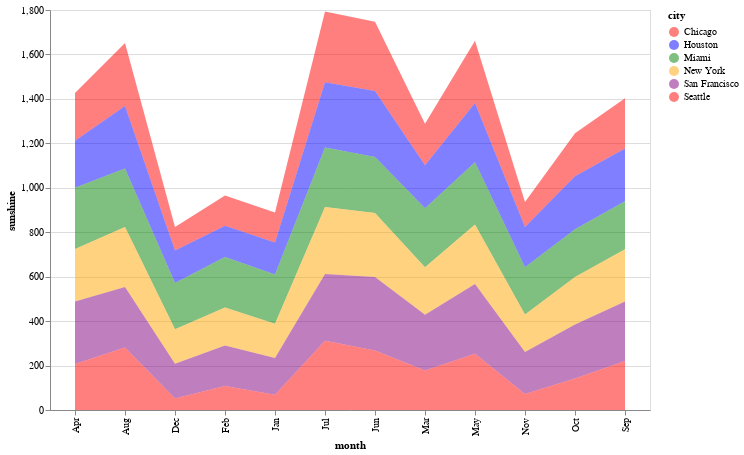

The notebook cell this image was saved under:
### Code cell
import altair as alt
import pandas as pd

# Define the colors for each city
city_colors = {
    'Chicago': 'red',
    'Houston': 'blue',
    'Miami': 'green',
    'New York': 'orange',
    'San Francisco': 'purple'
}

# Read the data into a Pandas DataFrame
df = pd.read_csv(url)

# Define the chart
chart = alt.Chart(df).mark_area(opacity=0.5).encode(
    x='month:N',
    y='sunshine:Q',
    color=alt.Color('city:N', scale=alt.Scale(range=list(city_colors.values())))
).properties(
    width=600,
    height=400
)

# Show the chart
chart

### Figure 1 — Vega-Lite specification as saved in the notebook (floating-point values rounded to 4 significant figures)
{"config": {"view": {"continuousWidth": 300, "continuousHeight": 300}}, "data": {"name": "data-162638687fd33f296a3b88b07ba677ef"}, "mark": {"type": "area", "opacity": 0.5}, "encoding": {"color": {"field": "city", "scale": {"range": ["red", "blue", "green", "orange", "purple"]}, "type": "nominal"}, "x": {"field": "month", "type": "nominal"}, "y": {"field": "sunshine", "type": "quantitative"}}, "height": 400, "width": 600, "$schema": "https://vega.github.io/schema/vega-lite/v5.15.1.json", "datasets": {"data-162638687fd33f296a3b88b07ba677ef": [{"city": "Chicago", "lon": -87.62, "lat": 41.88, "month": "Jan", "monthnum": 0, "sunshine": 135}, {"city": "Chicago", "lon": -87.62, "lat": 41.88, "month": "Feb", "monthnum": 1, "sunshine": 136}, {"city": "Chicago", "lon": -87.62, "lat": 41.88, "month": "Mar", "monthnum": 2, "sunshine": 187}, {"city": "Chicago", "lon": -87.62, "lat": 41.88, "month": "Apr", "monthnum": 3, "sunshine": 215}, {"city": "Chicago", "lon": -87.62, "lat": 41.88, "month": "May", "monthnum": 4, "sunshine": 281}, {"city": "Chicago", "lon": -87.62, "lat": 41.88, "month": "Jun", "monthnum": 5, "sunshine": 311}, {"city": "Chicago", "lon": -87.62, "lat": 41.88, "month": "Jul", "monthnum": 6, "sunshine": 318}, {"city": "Chicago", "lon": -87.62, "lat": 41.88, "month": "Aug", "monthnum": 7, "sunshine": 283}, {"city": "Chicago", "lon": -87.62, "lat": 41.88, "month": "Sep", "monthnum": 8, "sunshine": 226}, {"city": "Chicago", "lon": -87.62, "lat": 41.88, "month": "Oct", "monthnum": 9, "sunshine": 193}, {"city": "Chicago", "lon": -87.62, "lat": 41.88, "month": "Nov", "monthnum": 10, "sunshine": 113}, {"city": "Chicago", "lon": -87.62, "lat": 41.88, "month": "Dec", "monthnum": 11, "sunshine": 106}, {"city": "Houston", "lon": -95.36, "lat": 29.75, "month": "Jan", "monthnum": 0, "sunshine": 144}, {"city": "Houston", "lon": -95.36, "lat": 29.75, "month": "Feb", "monthnum": 1, "sunshine": 141}, {"city": "Houston", "lon": -95.36, "lat": 29.75, "month": "Mar", "monthnum": 2, "sunshine": 193}, {"city": "Houston", "lon": -95.36, "lat": 29.75, "month": "Apr", "monthnum": 3, "sunshine": 212}, {"city": "Houston", "lon": -95.36, "lat": 29.75, "month": "May", "monthnum": 4, "sunshine": 266}, {"city": "Houston", "lon": -95.36, "lat": 29.75, "month": "Jun", "monthnum": 5, "sunshine": 298}, {"city": "Houston", "lon": -95.36, "lat": 29.75, "month": "Jul", "monthnum": 6, "sunshine": 294}, {"city": "Houston", "lon": -95.36, "lat": 29.75, "month": "Aug", "monthnum": 7, "sunshine": 281}, {"city": "Houston", "lon": -95.36, "lat": 29.75, "month": "Sep", "monthnum": 8, "sunshine": 238}, {"city": "Houston", "lon": -95.36, "lat": 29.75, "month": "Oct", "monthnum": 9, "sunshine": 239}, {"city": "Houston", "lon": -95.36, "lat": 29.75, "month": "Nov", "monthnum": 10, "sunshine": 181}, {"city": "Houston", "lon": -95.36, "lat": 29.75, "month": "Dec", "monthnum": 11, "sunshine": 146}, {"city": "Miami", "lon": -80.19, "lat": 25.76, "month": "Jan", "monthnum": 0, "sunshine": 222}, {"city": "Miami", "lon": -80.19, "lat": 25.76, "month": "Feb", "monthnum": 1, "sunshine": 227}, {"city": "Miami", "lon": -80.19, "lat": 25.76, "month": "Mar", "monthnum": 2, "sunshine": 266}, {"city": "Miami", "lon": -80.19, "lat": 25.76, "month": "Apr", "monthnum": 3, "sunshine": 275}, {"city": "Miami", "lon": -80.19, "lat": 25.76, "month": "May", "monthnum": 4, "sunshine": 280}, {"city": "Miami", "lon": -80.19, "lat": 25.76, "month": "Jun", "monthnum": 5, "sunshine": 251}, {"city": "Miami", "lon": -80.19, "lat": 25.76, "month": "Jul", "monthnum": 6, "sunshine": 267}, {"city": "Miami", "lon": -80.19, "lat": 25.76, "month": "Aug", "monthnum": 7, "sunshine": 263}, {"city": "Miami", "lon": -80.19, "lat": 25.76, "month": "Sep", "monthnum": 8, "sunshine": 216}, {"city": "Miami", "lon": -80.19, "lat": 25.76, "month": "Oct", "monthnum": 9, "sunshine": 215}, {"city": "Miami", "lon": -80.19, "lat": 25.76, "month": "Nov", "monthnum": 10, "sunshine": 212}, {"city": "Miami", "lon": -80.19, "lat": 25.76, "month": "Dec", "monthnum": 11, "sunshine": 209}, {"city": "New York", "lon": -73.94, "lat": 40.73, "month": "Jan", "monthnum": 0, "sunshine": 154}, {"city": "New York", "lon": -73.94, "lat": 40.73, "month": "Feb", "monthnum": 1, "sunshine": 171}, {"city": "New York", "lon": -73.94, "lat": 40.73, "month": "Mar", "monthnum": 2, "sunshine": 213}, {"city": "New York", "lon": -73.94, "lat": 40.73, "month": "Apr", "monthnum": 3, "sunshine": 237}, {"city": "New York", "lon": -73.94, "lat": 40.73, "month": "May", "monthnum": 4, "sunshine": 268}, {"city": "New York", "lon": -73.94, "lat": 40.73, "month": "Jun", "monthnum": 5, "sunshine": 289}, {"city": "New York", "lon": -73.94, "lat": 40.73, "month": "Jul", "monthnum": 6, "sunshine": 302}, {"city": "New York", "lon": -73.94, "lat": 40.73, "month": "Aug", "monthnum": 7, "sunshine": 271}, {"city": "New York", "lon": -73.94, "lat": 40.73, "month": "Sep", "monthnum": 8, "sunshine": 235}, {"city": "New York", "lon": -73.94, "lat": 40.73, "month": "Oct", "monthnum": 9, "sunshine": 213}, {"city": "New York", "lon": -73.94, "lat": 40.73, "month": "Nov", "monthnum": 10, "sunshine": 169}, {"city": "New York", "lon": -73.94, "lat": 40.73, "month": "Dec", "monthnum": 11, "sunshine": 155}, {"city": "San Francisco", "lon": -122.4, "lat": 37.73, "month": "Jan", "monthnum": 0, "sunshine": 165}, {"city": "San Francisco", "lon": -122.4, "lat": 37.73, "month": "Feb", "monthnum": 1, "sunshine": 182}, {"city": "San Francisco", "lon": -122.4, "lat": 37.73, "month": "Mar", "monthnum": 2, "sunshine": 251}, {"city": "San Francisco", "lon": -122.4, "lat": 37.73, "month": "Apr", "monthnum": 3, "sunshine": 281}, {"city": "San Francisco", "lon": -122.4, "lat": 37.73, "month": "May", "monthnum": 4, "sunshine": 314}, {"city": "San Francisco", "lon": -122.4, "lat": 37.73, "month": "Jun", "monthnum": 5, "sunshine": 330}, {"city": "San Francisco", "lon": -122.4, "lat": 37.73, "month": "Jul", "monthnum": 6, "sunshine": 300}, {"city": "San Francisco", "lon": -122.4, "lat": 37.73, "month": "Aug", "monthnum": 7, "sunshine": 272}, {"city": "San Francisco", "lon": -122.4, "lat": 37.73, "month": "Sep", "monthnum": 8, "sunshine": 267}, {"city": "San Francisco", "lon": -122.4, "lat": 37.73, "month": "Oct", "monthnum": 9, "sunshine": 243}, {"city": "San Francisco", "lon": -122.4, "lat": 37.73, "month": "Nov", "monthnum": 10, "sunshine": 189}, {"city": "San Francisco", "lon": -122.4, "lat": 37.73, "month": "Dec", "monthnum": 11, "sunshine": 156}, {"city": "Seattle", "lon": -122.3, "lat": 47.61, "month": "Jan", "monthnum": 0, "sunshine": 69}, {"city": "Seattle", "lon": -122.3, "lat": 47.61, "month": "Feb", "monthnum": 1, "sunshine": 108}, {"city": "Seattle", "lon": -122.3, "lat": 47.61, "month": "Mar", "monthnum": 2, "sunshine": 178}, {"city": "Seattle", "lon": -122.3, "lat": 47.61, "month": "Apr", "monthnum": 3, "sunshine": 207}, {"city": "Seattle", "lon": -122.3, "lat": 47.61, "month": "May", "monthnum": 4, "sunshine": 253}, {"city": "Seattle", "lon": -122.3, "lat": 47.61, "month": "Jun", "monthnum": 5, "sunshine": 268}, {"city": "Seattle", "lon": -122.3, "lat": 47.61, "month": "Jul", "monthnum": 6, "sunshine": 312}, {"city": "Seattle", "lon": -122.3, "lat": 47.61, "month": "Aug", "monthnum": 7, "sunshine": 281}, {"city": "Seattle", "lon": -122.3, "lat": 47.61, "month": "Sep", "monthnum": 8, "sunshine": 221}, {"city": "Seattle", "lon": -122.3, "lat": 47.61, "month": "Oct", "monthnum": 9, "sunshine": 142}, {"city": "Seattle", "lon": -122.3, "lat": 47.61, "month": "Nov", "monthnum": 10, "sunshine": 72}, {"city": "Seattle", "lon": -122.3, "lat": 47.61, "month": "Dec", "monthnum": 11, "sunshine": 52}]}}
